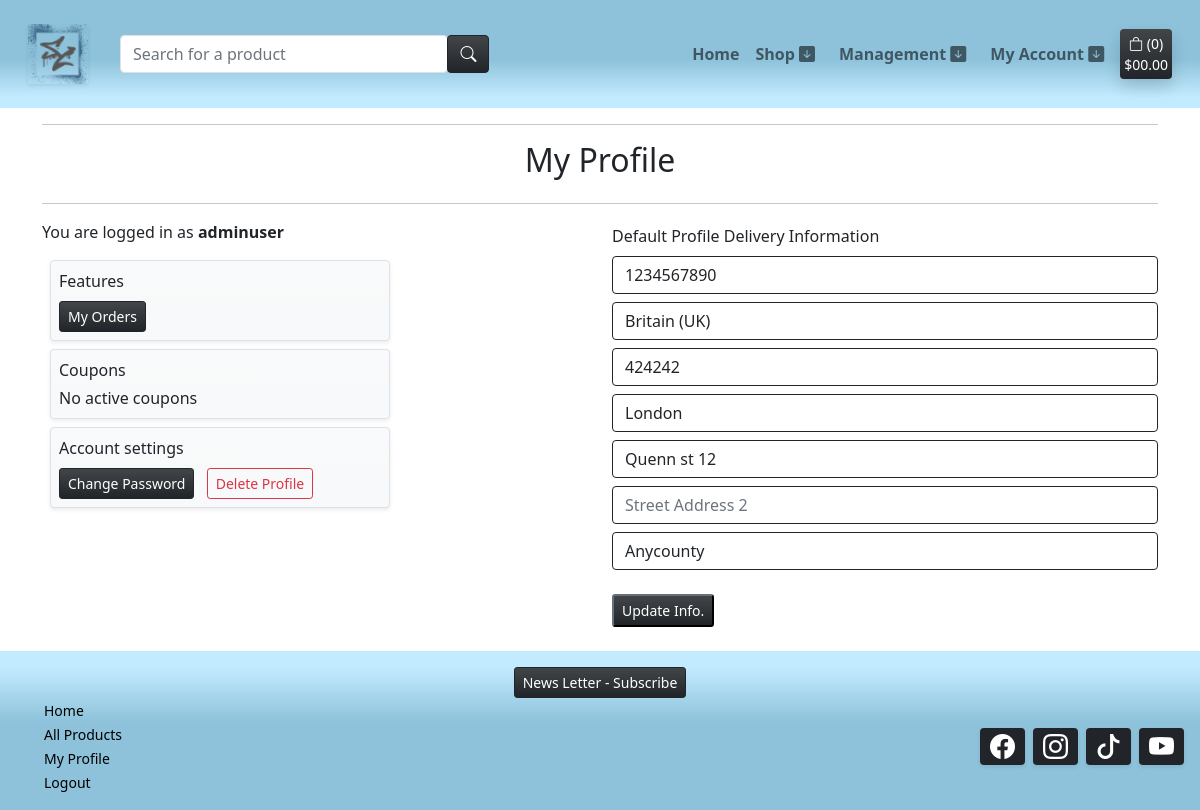
The page /profile/user/ (signed in) on the database as committed earlier.
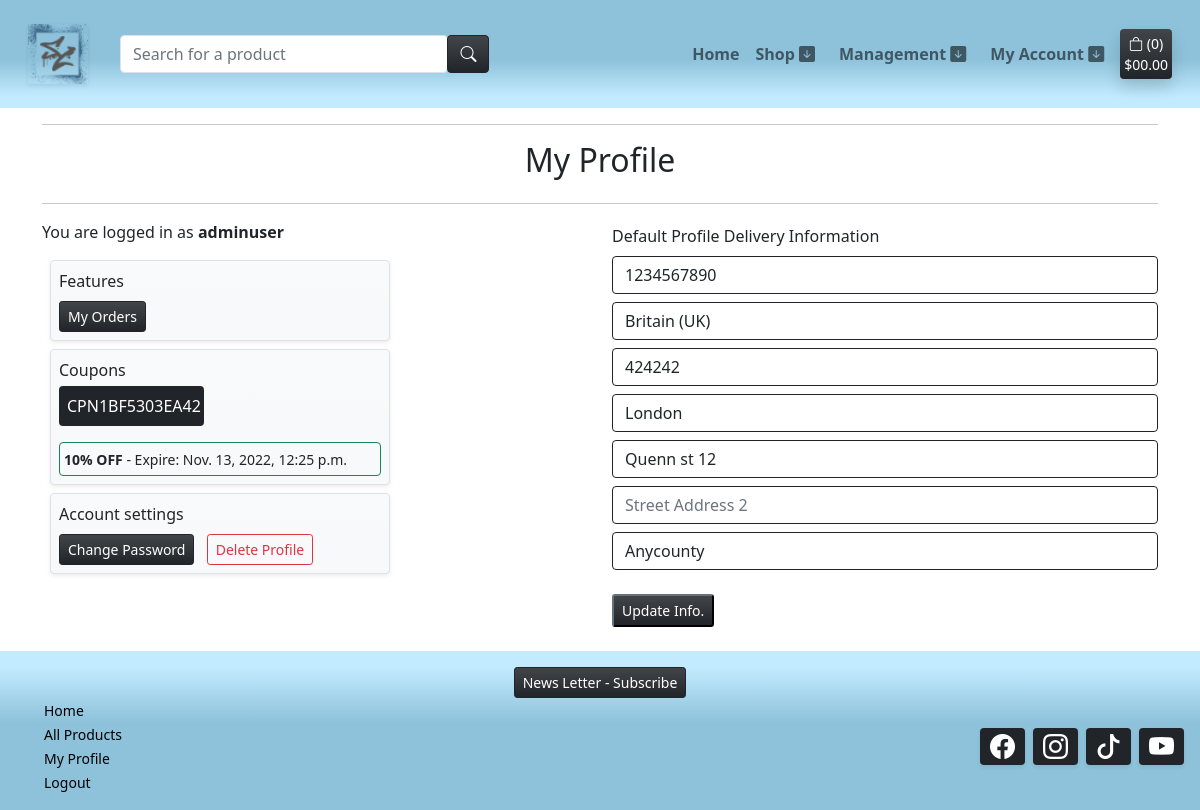
The same page on the database as committed later.
### management/models.py (models this page shows, shortened)
class Coupon(models.Model):
    coupon = models.CharField(max_length=36, unique=True, null=False, editable=False)
    user = models.ForeignKey(User, on_delete=models.CASCADE)
    date_start = models.DateTimeField(auto_now_add=True, editable=False)
    date_end = models.DateTimeField(null=True, blank=True)
    discount = models.IntegerField(default=10)
    used = models.BooleanField(default=False)
    expired = models.BooleanField(default=False)
    def save(self, *args, **kwargs):
        if not self.coupon:
            self.coupon = 'CPN' + self._generate_coupon()
            self.coupon = self.coupon[:14]
        if not self.date_start:
            self.date_start = datetime.datetime.now()
        if not self.date_end:
            self.date_end = self.date_start + datetime.timedelta(days=2)
        super().save(*args, **kwargs)

### profiles/views.py (the view)
# urls.py: path('user/', views.profile, name='profile'),
@login_required
def profile(request):
    profile = get_object_or_404(UserProfile, user=request.user)
    form = UserProfileForm(instance=profile)
    coupons = Coupon.objects.filter(user=request.user).filter(used=False)
    present = timezone.now()
    for coupon in coupons:
        if present >= coupon.date_end:
            coupon.expired = True
            coupon.save()
    coupons = Coupon.objects.filter(user=request.user).filter(expired=False).filter(used=False)
    if request.method == 'POST':
        form = UserProfileForm(request.POST, instance=profile)
        if form.is_valid():
            form.save()
            messages.success(request, 'Profile updated successfully')
    template = 'profiles/profile.html'
    context = {
        'profile': profile,
        'form': form,
        'coupons': coupons,
        'on_profile_page': True
    }
    return render(request, template, context)

### profiles/forms.py
class UserProfileForm(forms.ModelForm):
    class Meta:
        model = UserProfile
        exclude = ('user',)
    def __init__(self, *args, **kwargs):
        super().__init__(*args, **kwargs)
        placeholders = {
            'default_phone_number': 'Phone Number',
            'default_postcode': 'Postal Code',
            'default_town_or_city': 'Town or City',
            'default_street_address1': 'Street Address 1',
            'default_street_address2': 'Street Address 2',
            'default_county': 'County, State or Locality',
        }
        self.fields['default_phone_number'].widget.attrs['autofocus'] = True
        for field in self.fields:
            if field != 'default_country':
                if self.fields[field].required:
                    placeholder = f'{placeholders[field]} *'
                else:
                    placeholder = placeholders[field]
                self.fields[field].widget.attrs['placeholder'] = placeholder
            self.fields[field].widget.attrs['class'] = 'border-dark rounded mb-2'
            self.fields[field].label = False

### templates/profiles/profile.html (shortened to what this page needs)
{% extends "base.html" %}
{% load static %}
{% load account %}
{% block content %}
    <div class="container">
        <div class="row">
            <div class="col text-center">
                <hr>
                <h2 class="logo-font mb-4">My Profile</h2>
                <hr>
            </div>
        </div>
        <div class="row">
            <div class="col-12 col-lg-4">
                <p>You are logged in as <strong>{% user_display user %}</strong></p>
                <div class="bg-light bg-gradient rounded shadow-sm p-1 m-2 border border-secundary">
                    <p class="m-1">Features</p>
                    <a class="btn btn-sm btn-dark bg-gradient m-1" aria-current="page" href="{% url 'orders_list' %}">My Orders</a>
                </div>
                <div class="bg-light bg-gradient rounded shadow-sm p-1 m-2 border border-secundary">
                    <p class="m-1">Coupons</p>
                    {% for coupon in coupons %}
                    <div class="m-1 bg-dark text-white rounded" style="width: 145px;">
                        <p class="p-2">{{ coupon.coupon }}</p>
                    </div>
                    <p class="m-1 p-1 border rounded border-success"><small><strong>{{ coupon.discount }}% OFF</strong> - Expire: {{ coupon.date_end }}</small></p>
                    {% empty %}
                    <div>
                    <p class="fw-light m-1">No active coupons</p>
                    </div>
                    {% endfor %}
                </div>
                <div class="bg-light bg-gradient rounded shadow-sm p-1 m-2 border border-secundary">
                    <p class="m-1">Account settings</p>
                    <div>
                        <a class="btn btn-sm btn-dark bg-gradient m-1" aria-current="page" href="{% url 'account_change_password' %}">Change Password</a>
                        <a class="btn btn-sm btn-outline-danger m-1" aria-current="page" href="{% url 'delete_profile' %}">Delete Profile</a>
                    </div>
                </div>
            </div>
            <div class="col-12 col-lg-6 ms-auto">
                <p class="mt-1 mb-2">Default Profile Delivery Information</p>
                <form action="{% url 'profile' %}" method="POST" id="profile_update_form">
                    {{ form|crispy }}
                    <button class="btn-sm btn-dark bg-gradient mt-3 mb-4">Update Info.</button>
                </form>
            </div>
        </div>
    </div>
{% endblock %}

Rows that differ between the two databases and show on the page:
added Coupon: coupon "CPN1BF5303EA42", discount "10", date_end "Nov. 13, 2022, 12:25 p.m."
Other text that changed with them:
text no longer shown: "No active coupons"
